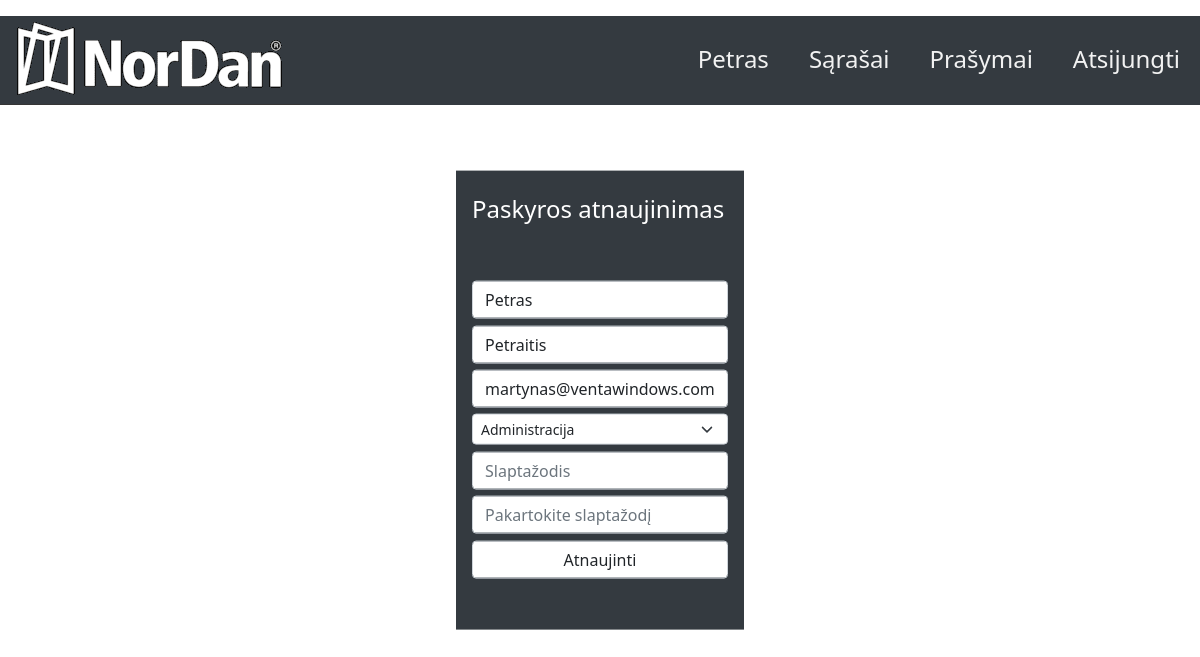
/account (signed in), run on the app's committed database.
### app.py (models this page shows, shortened)
class User(db.Model, UserMixin):  # type: ignore
    __tablename__ = "user"
    id = db.Column(db.Integer, primary_key=True)
    name = db.Column(db.String(25), nullable=False)
    surname = db.Column(db.String(25), nullable=False)
    email = db.Column(db.String(25), nullable=False, unique=True)
    department = db.Column(db.String(60), nullable=False)
    password = db.Column(db.String(254), nullable=False)
    pavaldinys = db.Column(db.Integer, nullable=False)
    admin = db.Column(db.Boolean, nullable=False)
    vadovas = db.Column(db.Boolean, nullable=False)
    vacations = db.relationship('Vacations', backref='user')

### app.py (the view, shortened to what this page needs)
@app.route('/account', methods=['GET', 'POST'])
@login_required
def account():
    form = accountform.AccountForm()
    form.name.data = current_user.name  # type: ignore
    form.surname.data = current_user.surname  # type: ignore
    form.email.data = current_user.email  # type: ignore
    form.department.data = current_user.department
    return render_template('account.html', form=form)

### accountform.py (shortened to what this page needs)
class AccountForm(FlaskForm):
    name = StringField(validators=[InputRequired(),Length(min=3, max=25)], render_kw={"placeholder": "Vardas"})
    surname = StringField(validators=[InputRequired(),Length(min=4, max=25)], render_kw={"placeholder": "Pavardė"})
    email = EmailField(validators=[Email()], render_kw={
                       "placeholder": "Elektroninis paštas"})
    department = SelectField('Skyrius', choices=[(1, "PVC Gamyba"), (2, "ALU Gamyba"), (3, "Administracija")], validators=[InputRequired()], render_kw={"placeholder": "Skyrius"})
    password = PasswordField(validators=[InputRequired(),Length(min=1, max=25)], render_kw={"placeholder": "Slaptažodis"})
    confirm = PasswordField(validators=[EqualTo('password', 'Slaptažodis nesutampa')], render_kw={"placeholder": "Pakartokite slaptažodį"})
    submit = SubmitField("Atnaujinti")

### app.py (called while the page is built)
@login_manager.user_loader
def load_user(id):
    return User.query.get(int(id))

### templates/account.html (shortened to what this page needs)
{% extends "base.html" %}
{% block content %}
<form  method="POST" action="">
<div class="flex_container1">
    <div class="simple-modal" tabindex="0">
        <div class="simple-modal__content">
            <header>
                <br>
                <h4 class="modal_title">Paskyros atnaujinimas<span class="modal_close" ></h4>
                    <br>
            </header>
        </div>
            <div class="box3"></div>
            <div class="box3">{% if form.name.errors %}
                    {{ form.name(class="form-control is-invalid") }}
                    <div class="invalid-feedback">
                        {% for error in form.name.errors %}
                            <span>{{ error }}</span>
                        {% endfor %}
                        </div>
                {% else %}
                    {{ form.name(class="form-control") }}
                {% endif %}
            </div>
            <div class="box3">{% if form.surname.errors %}
                    {{ form.surname(class="form-control is-invalid") }}
                    <div class="invalid-feedback">
                        {% for error in form.surname.errors %}
                            <span>{{ error }}</span>
                        {% endfor %}
                        </div>
                {% else %}
                    {{ form.surname(class="form-control") }}
                {% endif %}
            </div>
            <div class="box3">{% if form.email.errors %}
                    {{ form.email(class="form-control is-invalid") }}
                    <div class="invalid-feedback">
                        {% for error in form.email.errors %}
                            <span>{{ error }}</span>
                        {% endfor %}
                    </div>
                {% else %}
                    {{ form.email(class="form-control") }}
                {% endif %}
            </div>
            <div class="box3">{% if form.department.errors %}
                    {{ form.department(class="form-control  is-invalid") }}
                    <div class="invalid-feedback">
                        {% for error in form.department.errors %}
                            <span>{{ error }}</span>
                        {% endfor %}
                    </div>
                {% else %}
                    {{ form.department(class="form-select form-select-sm") }}
                {% endif %}
            </div>
            <div class="box3">{% if form.password.errors %}
                    {{ form.password(class="form-control is-invalid") }}
                    <div class="invalid-feedback">
                        {% for error in form.password.errors %}
                            <div>{{ error }}</div>
                        {% endfor %}
                    </div>
                {% else %}
                    {{ form.password(class="form-control") }}
                {% endif %}
            </div>
            <div class="box3">{% if form.confirm.errors %}
                    {{ form.confirm(class="form-control is-invalid") }}
                    <div class="invalid-feedback">
                        {% for error in form.confirm.errors %}
                            <span>{{ error }}</span>
                        {% endfor %}
                    </div>
                {% else %}
                    {{ form.confirm(class="form-control") }}
                {% endif %}
            </div>
            <div class="box3">{{ form.submit(class="form-control") }}</div>
            <br>
            <br>
        </div>
    </div>
</form>
{% endblock content %}

### templates/top.html (shortened to what this page needs)
<head>
    <link rel="stylesheet" href="{{ url_for('static', filename='css/style.css') }}">
</head>
<header>
    <div class="topnav app">
        {% if current_user.is_authenticated %}
        <a class="split menu"  href="{{url_for('logout')}}">Atsijungti</a>
        <a class="split menu" href="{{url_for('vacation_request')}}">Prašymai</a>
        <a class="split menu" href="{{url_for('dashboard')}}">Sąrašai</a>
        <a class="split menu" href="{{url_for('account')}}">{{ current_user.name }}</a>
        {% else %}
        <a class="split menu" href="{{url_for('register')}}">Registruotis</a>
        <a class="split menu" href="{{url_for('login')}}">Prisijungti</a>
        <a class="split menu" href="{{url_for('reset_password')}}">Atkurti Paskyrą</a>
        {% endif %}
        <img class="img" class="split" src="{{ url_for('static', filename='logo/logo_gr_300x89.png') }}" alt="">
    </div>
</header>

### static/css/style.css (style rules this page uses)
.topnav { overflow: hidden; max-height: 89px; background-color: rgb(52,58,64); min-height: 89px; width: 100%; }
.topnav a { float: left; color: #f2f2f2; text-align: center; padding: 25px 20px; text-decoration: none; font-size: 24px; min-height: 89px; }
.dropdown, .split { background-color: rgb(52,58,64); max-height: 89px; }
.topnav a.split, select.split { float: right; }
.flex_container1 { margin-left: 35%; align-self: center; flex-direction:column; flex-wrap: nowrap; }
.box3 { max-width: 18rem; padding: 0.2rem; flex: 0 0 25em; justify-content: center; display:block; padding-left: 1rem; padding-right: 1rem; }
.simple-modal { color: white; background: rgb(52,58,64); position: absolute; float: left; left: 50%; top: 50%; transform: translate(-50%, -50%); }
.modal_title { padding-left: 1rem; padding-right: 1rem; display:block; font-size: 24px; }

### data on the page
User: name "Petras", surname "Petraitis", email "martynas@ventawindows.com", department "Administracija"
